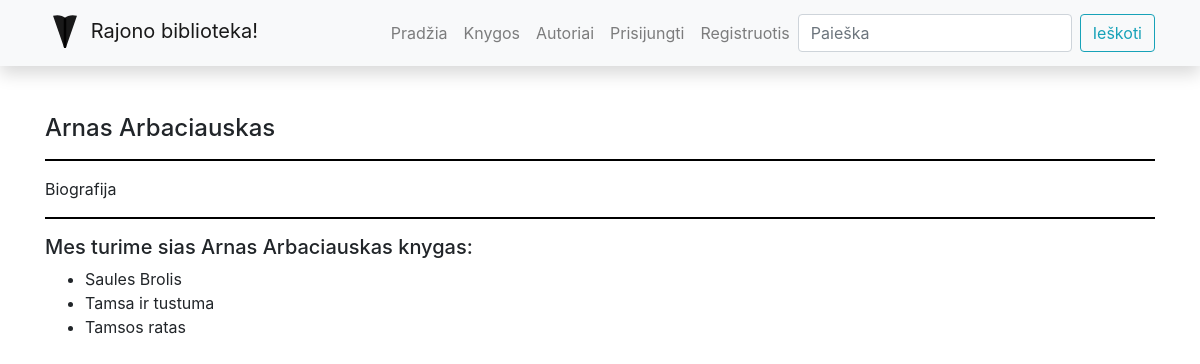
The page /library/authors/4 on the database its author committed.
### library/models.py (models this page shows, shortened)
class Author(models.Model):
    first_name = models.CharField('Vardas', max_length=100)
    last_name = models.CharField('Pavarde', max_length=100)
    description = models.TextField('Aprasymas', max_length=2000, default='Biografija')
    def display_books(self):
        return ', '.join([book.title for book in self.books.all()[:3]])
    display_books.short_description = "Knygos"
    class Meta:
        ordering = ['last_name', 'first_name']
        verbose_name = "Autorius"
        verbose_name_plural = "Autoriai"

class Book(models.Model):
    title = models.CharField('Pavadinimas', max_length=200)
    author = models.ForeignKey('Author', on_delete=models.SET_NULL, null=True, related_name='books')
    summary = models.TextField('Aprasymas', max_length=1000, help_text='Trumpas knygos aprasymas')
    isbn = models.CharField('ISBN', max_length=13)
    genre = models.ManyToManyField(Genre, help_text='Isrinkite zanra knygai')
    cover = models.ImageField('Virselis', upload_to='covers', null=True, blank=True)
    def display_genre(self):
        return '; '.join([genre.name for genre in self.genre.all()])
    display_genre.short_description = 'Zanras'
    class Meta:
        verbose_name = "Knyga"
        verbose_name_plural = "Knygos"

### library/views.py (the view)
# urls.py: path('authors/<int:author_id>', views.author, name='author-detail'),
def author(request, author_id):
    single_author = get_object_or_404(Author, pk=author_id)  # pk - primary key
    return render(request, 'author.html', {'author': single_author})  # {'author':single_author] - context

### library/templates/author.html
{% extends "base.html" %}
{% block content %}
<div>
  <h4>{{author.first_name}} {{author.last_name}}</h4>
  <hr/>
  <p>{{author.description}}</p>
  <hr/>
  <h5>Mes turime sias {{author.first_name}} {{author.last_name}} knygas: </h5>
  <ul>
    {%  for book_obj in author.books.all %}
    <li> {{book_obj.title}} </li>
    {% endfor %}
  </ul>
</div>
{% endblock %}

### library/static/css/styles.css (style rules this page uses)
hr { width: 100%; background-color: black; height: 1px; border-color : transparent; }

### rows shown on the page
Author: first_name "Arnas", last_name "Arbaciauskas", description "Biografija"
Book: title "Saules Brolis"
Book: title "Tamsa ir tustuma"
Book: title "Tamsos ratas"
